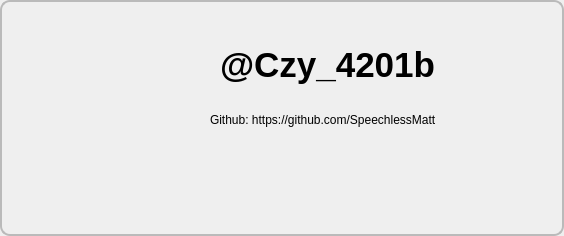
<?xml version="1.0" encoding="UTF-8"?>
<ui version="4.0">
 <class>Form</class>
 <widget class="QWidget" name="Form">
  <property name="geometry">
   <rect>
    <x>0</x>
    <y>0</y>
    <width>564</width>
    <height>236</height>
   </rect>
  </property>
  <property name="sizePolicy">
   <sizepolicy hsizetype="Fixed" vsizetype="Fixed">
    <horstretch>100</horstretch>
    <verstretch>100</verstretch>
   </sizepolicy>
  </property>
  <property name="windowTitle">
   <string>Form</string>
  </property>
  <property name="styleSheet">
   <string notr="true">border:2px solid rgb(186,186,186);
border-radius:10px
</string>
  </property>
  <property name="inputMethodHints">
   <set>Qt::ImhNone</set>
  </property>
  <widget class="QPushButton" name="ImageButton">
   <property name="geometry">
    <rect>
     <x>40</x>
     <y>30</y>
     <width>161</width>
     <height>161</height>
    </rect>
   </property>
   <property name="sizePolicy">
    <sizepolicy hsizetype="Minimum" vsizetype="Minimum">
     <horstretch>0</horstretch>
     <verstretch>0</verstretch>
    </sizepolicy>
   </property>
   <property name="maximumSize">
    <size>
     <width>16777215</width>
     <height>16777215</height>
    </size>
   </property>
   <property name="focusPolicy">
    <enum>Qt::ClickFocus</enum>
   </property>
   <property name="styleSheet">
    <string notr="true">border:none;</string>
   </property>
   <property name="text">
    <string/>
   </property>
   <property name="icon">
    <iconset theme="application-x-executable">
     <normaloff>assets/icon.png</normaloff>assets/icon.png</iconset>
   </property>
   <property name="iconSize">
    <size>
     <width>160</width>
     <height>180</height>
    </size>
   </property>
   <property name="checkable">
    <bool>false</bool>
   </property>
   <property name="autoExclusive">
    <bool>false</bool>
   </property>
   <property name="default">
    <bool>false</bool>
   </property>
  </widget>
  <widget class="QLabel" name="label">
   <property name="geometry">
    <rect>
     <x>220</x>
     <y>10</y>
     <width>271</width>
     <height>111</height>
    </rect>
   </property>
   <property name="styleSheet">
    <string notr="true">border: none</string>
   </property>
   <property name="text">
    <string>&lt;html&gt;&lt;head/&gt;&lt;body&gt;&lt;p&gt;&lt;span style=&quot; font-size:26pt; font-weight:700;&quot;&gt;@Czy_4201b&lt;/span&gt;&lt;/p&gt;&lt;/body&gt;&lt;/html&gt;</string>
   </property>
  </widget>
  <widget class="QLabel" name="label_2">
   <property name="geometry">
    <rect>
     <x>210</x>
     <y>110</y>
     <width>331</width>
     <height>19</height>
    </rect>
   </property>
   <property name="styleSheet">
    <string notr="true">border:none</string>
   </property>
   <property name="text">
    <string>Github: https://github.com/SpeechlessMatt</string>
   </property>
  </widget>
 </widget>
 <resources/>
 <connections/>
</ui>
